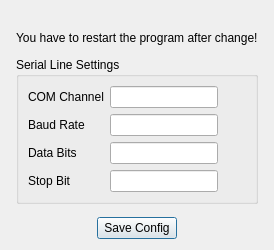
<?xml version="1.0" encoding="UTF-8"?>
<ui version="4.0">
 <class>SerialSettingsDialog</class>
 <widget class="QDialog" name="SerialSettingsDialog">
  <property name="geometry">
   <rect>
    <x>0</x>
    <y>0</y>
    <width>257</width>
    <height>250</height>
   </rect>
  </property>
  <property name="windowTitle">
   <string>Dialog</string>
  </property>
  <layout class="QGridLayout" name="gridLayout">
   <item row="0" column="0" colspan="3">
    <layout class="QVBoxLayout" name="verticalLayout" stretch="3,1,1,10,1">
     <property name="spacing">
      <number>5</number>
     </property>
     <property name="leftMargin">
      <number>5</number>
     </property>
     <property name="rightMargin">
      <number>5</number>
     </property>
     <item>
      <spacer name="verticalSpacer_2">
       <property name="orientation">
        <enum>Qt::Vertical</enum>
       </property>
       <property name="sizeHint" stdset="0">
        <size>
         <width>20</width>
         <height>40</height>
        </size>
       </property>
      </spacer>
     </item>
     <item>
      <widget class="QLabel" name="label">
       <property name="text">
        <string>You have to restart the program after change!</string>
       </property>
      </widget>
     </item>
     <item>
      <spacer name="verticalSpacer_3">
       <property name="orientation">
        <enum>Qt::Vertical</enum>
       </property>
       <property name="sizeHint" stdset="0">
        <size>
         <width>20</width>
         <height>40</height>
        </size>
       </property>
      </spacer>
     </item>
     <item>
      <widget class="QGroupBox" name="gBox_SerialLineSettings">
       <property name="title">
        <string>Serial Line Settings</string>
       </property>
       <layout class="QFormLayout" name="formLayout_2">
        <item row="0" column="0">
         <layout class="QFormLayout" name="formLayout_SerialLineSettings">
          <item row="0" column="0">
           <widget class="QLabel" name="label_ComChannel">
            <property name="text">
             <string>COM Channel</string>
            </property>
           </widget>
          </item>
          <item row="0" column="1">
           <widget class="QLineEdit" name="lineEdit_ComChannel"/>
          </item>
          <item row="1" column="0">
           <widget class="QLabel" name="label_Baud">
            <property name="text">
             <string>Baud Rate</string>
            </property>
           </widget>
          </item>
          <item row="1" column="1">
           <widget class="QLineEdit" name="lineEdit_Baud"/>
          </item>
          <item row="2" column="0">
           <widget class="QLabel" name="label_DataBits">
            <property name="text">
             <string>Data Bits</string>
            </property>
           </widget>
          </item>
          <item row="2" column="1">
           <widget class="QLineEdit" name="lineEdit_DataBits"/>
          </item>
          <item row="3" column="0">
           <widget class="QLabel" name="label_StopBits">
            <property name="text">
             <string>Stop Bit</string>
            </property>
           </widget>
          </item>
          <item row="3" column="1">
           <widget class="QLineEdit" name="lineEdit_StopBits"/>
          </item>
         </layout>
        </item>
       </layout>
      </widget>
     </item>
     <item>
      <spacer name="verticalSpacer">
       <property name="orientation">
        <enum>Qt::Vertical</enum>
       </property>
       <property name="sizeHint" stdset="0">
        <size>
         <width>20</width>
         <height>40</height>
        </size>
       </property>
      </spacer>
     </item>
    </layout>
   </item>
   <item row="1" column="0">
    <spacer name="horizontalSpacer_2">
     <property name="orientation">
      <enum>Qt::Horizontal</enum>
     </property>
     <property name="sizeHint" stdset="0">
      <size>
       <width>73</width>
       <height>20</height>
      </size>
     </property>
    </spacer>
   </item>
   <item row="1" column="2">
    <spacer name="horizontalSpacer">
     <property name="orientation">
      <enum>Qt::Horizontal</enum>
     </property>
     <property name="sizeHint" stdset="0">
      <size>
       <width>73</width>
       <height>20</height>
      </size>
     </property>
    </spacer>
   </item>
   <item row="1" column="1">
    <widget class="QPushButton" name="btn_SaveConfigSerialLineSettings">
     <property name="text">
      <string>Save Config</string>
     </property>
    </widget>
   </item>
  </layout>
 </widget>
 <resources/>
 <connections/>
</ui>
